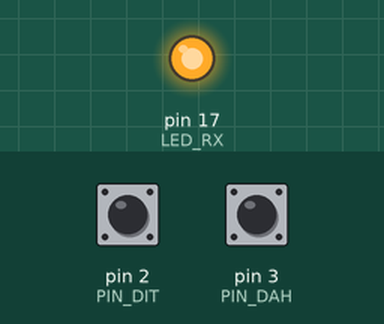
Simulated run of this sketch. Board: SparkFun Pro Micro, built with avr-gcc and run on an emulated ATmega32U4. Parts: output pins drawn as LEDs (lit = HIGH). The test bench sets the inputs (shaded band); at power-on: pin 2 (PIN_DIT) HIGH, pin 3 (PIN_DAH) HIGH. USB keyboard and mouse output is not drawn.

Above: at 1.2 s.
1.3 s: pin 2 (PIN_DIT) pulled LOW for 0.15 s
At 1.37 s:
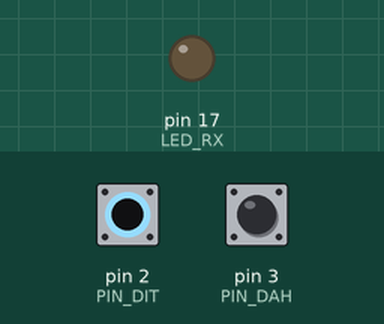
2.9 s: pin 2 (PIN_DIT) pulled LOW for 3.2 s
At 6.8 s:
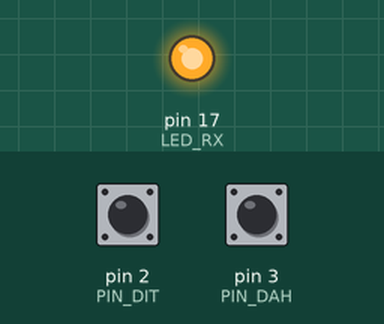
7.6 s: pin 3 (PIN_DAH) pulled LOW for 3.2 s
At 7.9 s:
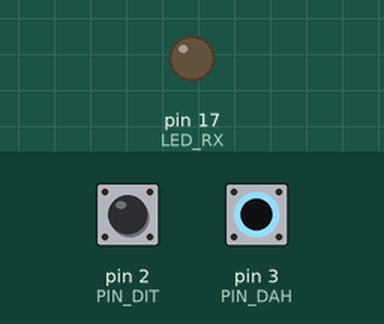
Timing chart, 0 to 12.3 s (numbered marks = the images above; inputs shaded):
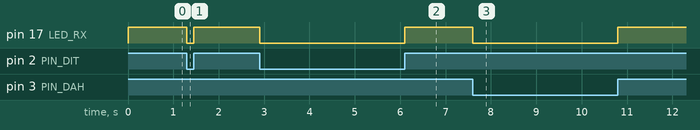

Measured:
- after the input at 1.3 s, pin 17 (LED_RX): HIGH → LOW at once, → HIGH 0.15 s later
- after the input at 2.9 s, pin 17 (LED_RX): HIGH → LOW at once, → HIGH 3.2 s later
- after the input at 7.6 s, pin 17 (LED_RX): HIGH → LOW at once, → HIGH 3.2 s later

The sketch:

HerMorseKey.ino
```cpp
/*
  HerMorseKey - boîtier USB pour brancher un vrai manipulateur sur HerMorse
  Carte : Arduino Pro Micro (ATmega32U4), ou toute carte 32U4 / RP2040 qui sait faire clavier USB.

  Câblage (prise jack femelle 3,5 mm stéréo) :
    Pointe (tip)    -> broche 2  : point (double palette) ou pioche
    Bague (ring)    -> broche 3  : trait (double palette)
    Corps (sleeve)  -> GND
  Pas de résistance : les entrées utilisent les pull-up internes (appui = contact à la masse).

  Le boîtier se présente comme un clavier USB :
    point / pioche -> Ctrl gauche
    trait          -> Ctrl droit
  HerMorse lit ces deux touches (Réglages > Manipulateur > Source : Externe USB).
*/

#include <Keyboard.h>

const int PIN_DIT = 2;
const int PIN_DAH = 3;
const int LED_RX = 17;          // LED RX du Pro Micro (active à l'état bas)
const unsigned long DEBOUNCE_MS = 4;

bool ditState = false, dahState = false;
unsigned long ditChange = 0, dahChange = 0;

void setup() {
  pinMode(PIN_DIT, INPUT_PULLUP);
  pinMode(PIN_DAH, INPUT_PULLUP);
  pinMode(LED_RX, OUTPUT);
  digitalWrite(LED_RX, HIGH);
  Keyboard.begin();
}

void handle(int pin, bool &state, unsigned long &lastChange, uint8_t key) {
  bool pressed = digitalRead(pin) == LOW;
  unsigned long now = millis();
  if (pressed != state && now - lastChange >= DEBOUNCE_MS) {
    state = pressed;
    lastChange = now;
    if (pressed) Keyboard.press(key); else Keyboard.release(key);
  }
}

void loop() {
  handle(PIN_DIT, ditState, ditChange, KEY_LEFT_CTRL);
  handle(PIN_DAH, dahState, dahChange, KEY_RIGHT_CTRL);
  digitalWrite(LED_RX, (ditState || dahState) ? LOW : HIGH);
}
```
